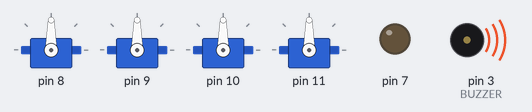
The sketch below on a simulated Arduino Uno, built with avr-gcc and run on an emulated ATmega328P. On the bench: 4 × servo, output pins drawn as LEDs (lit = HIGH), buzzer (waves = sounding). At 60.0 s the program stops and its outputs stay as they are.

Above: at 0.1 s.
At 60.1 s:
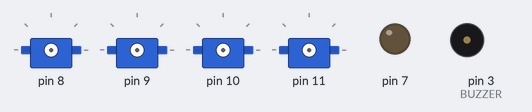
Timing chart, 0 to 61.5 s (numbered marks = the images above):
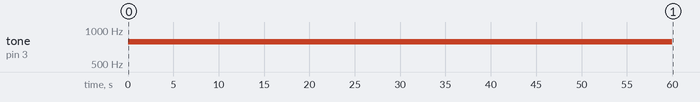

The sketch:

CHALLENGE_1.ino
```cpp
#include "Motor.h"
#include <Servo.h>
#include <TimerOne.h>
#include "Watersensor.h"
#include <Wire.h>
#include "Gyroscope.h"

//// MOTOR START
// motor pins
#define MOTOR_FL 8
#define MOTOR_FR 9
#define MOTOR_BL 10
#define MOTOR_BR 11

Motor motors[4] = {Motor(MOTOR_FL, false),Motor(MOTOR_FR, true),\
                   Motor(MOTOR_BL, false),Motor(MOTOR_BR, true)}; // array of all motors
//// MOTOR END


//// ENCODER START
#define ENCODER_FR 19 // FR =19, FL = 18
double wheelDiameter = 0.128; // wheel diam. in meters
double stepsPerRotation = 20.0; // num. slots in encoder wheel
float conversionFactor = wheelDiameter*1.09361*PI; // convert rot/s to yard/s
//float conversionFactor = wheelDiameter*1.15694*PI; //convert rot/s to mph
unsigned int enc_counter=0; // counter for FL encoder
float enc_speed; // FL encoder speed in rotations/sec

void doCountEnc(){
  /*
  Counter for Encoder
  */
  enc_counter++;
}

void timerIsr(){
  /*
  Interrupt Function for Encoder
  */
  Timer1.detachInterrupt();  //stop the timer
  enc_speed = (enc_counter / stepsPerRotation) * conversionFactor/4;  // divide by number of holes in Disc, mult. by conversion Factor
  enc_counter=0;  //  reset counter to zero
  Timer1.attachInterrupt(timerIsr);  //enable the timer
  //totalDistTraveled += enc_speed * deltaT; //update distance traveled
}
///// ENCODER END /////


//// WATERSENSOR START
  // Sensor pins
#define sensorPower 7
#define sensorPin A0

Watersensor ws1 = Watersensor(sensorPin,7); //name water sensor
//// WATERSENSOR END

//// GYROSCOPE START
/*
Gyroscope gyro;
float gyro_forward_pitch;
float curr_pitch;*/
float GYRO_TOL = 10.00;
//// GYROSCOPE END

//// LED AND BUZZER ////
#define LED_PIN 2
#define BUZZER 3
float G = 783.99;
///////////////////////////////////////////////////////////
///////////////////////////////////////////////////////////

// time vars
float prevTime; // in milliseconds
float currTime; // IN SECONDS

/////// PATH CONSTANTS ///////
float LEG_1_DISTANCE = 45.0; // in YARDS
float LEG_2_DISTANCE = 0.0;
float LEG_3_DISTANCE = 0.0;
float totalDistTraveled = 0.0; // distance counter
float deltaT;   // in milliseconds
float UGV_POWER = 18.40;

bool UGV_WAS_TAGGED = false;

void setup() {
  Serial.begin(9600);
  //Serial.print("in setup\n");

  //// INITIALIZATIONS ////
  currTime = millis(); // init time
  init_motors();
  init_encoder();
  //gyro.setupGyroscope(); // Initialize the gyroscope
  //gyro_forward_pitch = gyro.getPitch();
}

void loop(){
  //Serial.print("in loop\n");

  if(UGV_WAS_TAGGED){
    ugv_stop();
    tag_sequence();
    exit(0);
  }else{

    if(totalDistTraveled < LEG_1_DISTANCE){
      ugv_forward(UGV_POWER);
      //goStraight(UGV_POWER, GYRO_TOL);
    }else{
      ugv_stop();
    }
    // updates
    updateTime(); // update time vars and deltaT
    totalDistTraveled += enc_speed * deltaT; //update distance traveled
    checkHit();
    /*
    //// GYROSCOPE START
    if(millis()%1000==0){
      curr_pitch = gyro.getPitch();
    }
    */

    //// GYROSCOPE END
  }

}

//// MOTOR FUNCTIONS ////
void init_motors(){
  // init all motors in motor array
  for(int i=0;i<4;i++){
    motors[i].initialize();
  }

  float delta = -1.0;
  for(int i=0; i<4; i++){ // manually adjust motor power vals
    if(i==0){ // FL
      motors[i].update_power_mod(-0.41);
    }
    if(i==1){ // FR
      motors[i].update_power_mod(2.15+delta);
    }
    if(i==2){ // BL
      motors[i].update_power_mod(0);
    }
    if(i==3){ // BR
      motors[i].update_power_mod(0.73+delta);
    }
  }
}

void init_encoder(){
  /*
  Initialize Encoder
  */
  Timer1.initialize(1000000); // set timer for 1sec
  attachInterrupt(digitalPinToInterrupt(ENCODER_FR), doCountEnc, CHANGE);  // increase counter when speed sensor pin goes High
  Timer1.attachInterrupt(timerIsr); // enable the timer
}

//// UGV BASIC CONTROLS////
void ugv_forward(int power){
  // move all motors forward at given power
  for(int i=0;i<4;i++){
    motors[i].forward(power);
  }
}

void ugv_backward(int power){
  // move all motors backward at a given power
  for(int i=0;i<4;i++){
    motors[i].backward(power);
  }
}

void ugv_stop(){
  // stop all ugv motors
  for(int i=0;i<4;i++){
    motors[i].stop();
  }
}
////////////////////

void updateTime(){
  prevTime = currTime;
  currTime = millis();
  deltaT = (currTime - prevTime)/1000;
}

void goStraight(float power, float gyro_tol){
  // check for straightness and adjust accordingly then move
  //float curr_pitch = gyro.getPitch();
  /*
  if(curr_pitch > (gyro_forward_pitch+GYRO_TOL)){ // ugv veered right
    for(int i=0; i<4; i++){
      if(motors[i].getOnRight()){
        motors[i].update_power_mod(10);
      }
    }
  }else if(curr_pitch < (gyro_forward_pitch+GYRO_TOL)){
    for(int i=0; i<4; i++){
      if(motors[i].getOnRight()){
        motors[i].update_power_mod(-10);
      }
    }
  }*/
  ugv_forward(UGV_POWER);
}

////////// GYRO FUNCTIONS /////////////
void turn_right(){
  ugv_stop();
  delay(1000);
  float power = 40;
  for(int i=0;i<4;i++){
    if(!motors[i].getOnRight()){
      motors[i].forward(power);
    }
  }
  delay(4000);
  ugv_stop();
}

void turn_left(){
  float power = 40;
  for(int i=0;i<4;i++){
    if(motors[i].getOnRight()){
      motors[i].forward(power);
    }
  }
  delay(2700);
  ugv_stop();
}

/*
void turn_right(float power){
  float gstart_x, gstart_y, gstart_z = gyro.get_xyz();
  float curr_x = gstart_x; // or y or z
  while (curr_x < (gstart_x+90.0)){
    for (int i=0; i<4; i++){
      if(!motors[i].getOnRight){
        motors[i].forward(power);
      }
    }
  }
}

void turn_left(float power){
  float gstart_x, gstart_y, gstart_z = gyro.get_xyz();
  float curr_x = gstart_x; // or y or z
  while (curr_x > (gstart_x-90.0)){
    for(int i=0; i<4; i++){
      if(motors[i].getOnRight){
        motors[i].forward(power);
      }
    }
  }
}
*/

////////// LED AND BUZZER //////////
void tag_sequence(){
  digitalWrite(LED_PIN, HIGH);
  tone(BUZZER, G);
  delay(60000);
  digitalWrite(LED_PIN, LOW);
  noTone(BUZZER);
}


///// WATER SENSOR /////
void checkHit(){
  if(ws1.readSensor() > 300){
    UGV_WAS_TAGGED = true;
    //Serial.print("UGV_WAS_TAGGED: ");
    //Serial.print(UGV_WAS_TAGGED);
    //Serial.print("\n");
  }
}
```

Gyroscope.cpp
```cpp

```

Gyroscope.h
```cpp

```

Motor.cpp
```cpp
#include "Arduino.h"
#include "Motor.h"

Servo esc;
int pin;
bool onRight;
float power_mod;

Motor::Motor(int give_pin=0, bool rightTag=false){
  // create motor object
  pin = give_pin;
  onRight = rightTag;
  power_mod = 0;
}

void Motor::initialize(){
  // initialize motor object
  esc.attach(pin);
}

void Motor::set_esc_power(Servo esc, int power){
  // set motor power % (negative is backwards)
  power = constrain(power+power_mod, -100, 100);
  int signal_min = 1050;
  int signal_max = 1950;
  int signal_output = map(power, -100, 100, signal_min, signal_max); //map(value, fromLow, fromHigh, toLow, toHigh)
  esc.writeMicroseconds(signal_output);
}

void Motor::forward(int power){
  // move motor in ugv-forward direction
  if(onRight){power=-power;}
  set_esc_power(esc,power);
}

void Motor::backward(int power){
  // move motor in ugv-backward direction
  if(onRight){power=-power;}
  set_esc_power(esc,-power);
}

void Motor::stop(){
  // stop motor
  set_esc_power(esc, 0);
}

bool Motor::getOnRight(){
  return onRight;
}

void Motor::update_power_mod(float pm_adjust){
  if(onRight){
    pm_adjust = -pm_adjust;
  }
  power_mod += pm_adjust;
  constrain(power_mod,0, 5);
}

float Motor::getPowerMod(){
  return power_mod;
}
```

Motor.h
```cpp
#ifndef Motor_h
#define Motor_h
#include "Arduino.h"
#include "Servo.h"
class Motor{
  public:
    Motor::Motor(int give_pin=0, bool onRight=false);
    void initialize();
    void forward(int power);
    void backward(int power);
    void stop();
    bool getOnRight();
    void update_power_mod(float pm_adjust);
    float getPowerMod();

  private:
    Servo esc;
    int pin;
    bool onRight;
    float power_mod;
    void set_esc_power(Servo esc, int power);
};
#endif
```

Watersensor.cpp
```cpp
#include <Arduino.h>
#include "Watersensor.h"

    int _val;     //water level value
    int _sensorPower;   //Digital Output Pin
    int _sensorPin;

Watersensor::Watersensor(int sensorPin,int _sensorPower){
  pinMode(_sensorPower, OUTPUT);     // Set sensorPower as OUTPUT pin
  digitalWrite(_sensorPower, LOW);   // Set to LOW so no power flows through the sensor
  int _val = 0;     // Value for storing water level
}

float Watersensor::readSensor() {
	digitalWrite(_sensorPower, HIGH);	// Turn the sensor ON
	delay(10);							// wait 10 milliseconds
	_val = analogRead(_sensorPin);		// Read the analog value form sensor
	digitalWrite(_sensorPower, LOW);		// Turn the sensor OFF
	return _val;							// send current reading
}
```

Watersensor.h
```cpp
#ifndef Watersensor_h
#define Watersensor_h
#include <Arduino.h>

class Watersensor{
  public:
    Watersensor(int _sensorPin,int _sensorPower);
    float readSensor();

  private:
    int _val;     //water level value
    int _sensorPower;   //Digital Output Pin
    int _sensorPin;   //Analog input pin

};

#endif
```

Measured:
- by itself, tone on pin 3 (BUZZER): silent → 783 Hz at 0.01 s, → silent 60.0 s later
